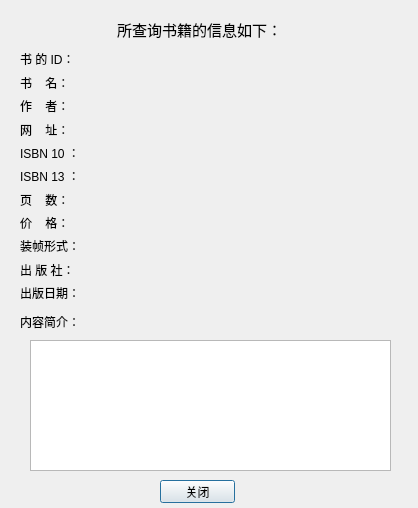
<?xml version="1.0" encoding="UTF-8"?>
<ui version="4.0">
 <class>Dialog</class>
 <widget class="QDialog" name="Dialog">
  <property name="geometry">
   <rect>
    <x>0</x>
    <y>0</y>
    <width>418</width>
    <height>508</height>
   </rect>
  </property>
  <property name="windowTitle">
   <string>Dialog</string>
  </property>
  <property name="styleSheet">
   <string notr="true">border-image: url(:/file/images/14023.jpg);


</string>
  </property>
  <widget class="QWidget" name="verticalLayoutWidget">
   <property name="geometry">
    <rect>
     <x>20</x>
     <y>50</y>
     <width>68</width>
     <height>251</height>
    </rect>
   </property>
   <layout class="QVBoxLayout" name="verticalLayout">
    <item>
     <widget class="QLabel" name="label_10">
      <property name="styleSheet">
       <string notr="true">border-image: \*url();
</string>
      </property>
      <property name="text">
       <string>书 的 ID：</string>
      </property>
     </widget>
    </item>
    <item>
     <widget class="QLabel" name="label">
      <property name="styleSheet">
       <string notr="true">border-image: \*url();

</string>
      </property>
      <property name="text">
       <string>书    名：</string>
      </property>
     </widget>
    </item>
    <item>
     <widget class="QLabel" name="label_2">
      <property name="styleSheet">
       <string notr="true">border-image: \*url();

</string>
      </property>
      <property name="text">
       <string>作    者：</string>
      </property>
     </widget>
    </item>
    <item>
     <widget class="QLabel" name="label_3">
      <property name="styleSheet">
       <string notr="true">border-image: \*url();

</string>
      </property>
      <property name="text">
       <string>网    址：</string>
      </property>
     </widget>
    </item>
    <item>
     <widget class="QLabel" name="label_4">
      <property name="styleSheet">
       <string notr="true">border-image: \*url();

</string>
      </property>
      <property name="text">
       <string>ISBN 10 ：</string>
      </property>
     </widget>
    </item>
    <item>
     <widget class="QLabel" name="label_12">
      <property name="styleSheet">
       <string notr="true">border-image: \*url();
</string>
      </property>
      <property name="text">
       <string>ISBN 13 ：</string>
      </property>
     </widget>
    </item>
    <item>
     <widget class="QLabel" name="label_5">
      <property name="styleSheet">
       <string notr="true">border-image: \*url();

</string>
      </property>
      <property name="text">
       <string>页    数：</string>
      </property>
     </widget>
    </item>
    <item>
     <widget class="QLabel" name="label_6">
      <property name="styleSheet">
       <string notr="true">border-image: \*url();

</string>
      </property>
      <property name="text">
       <string>价    格：</string>
      </property>
     </widget>
    </item>
    <item>
     <widget class="QLabel" name="label_13">
      <property name="styleSheet">
       <string notr="true">border-image: \*url();
</string>
      </property>
      <property name="text">
       <string>装帧形式：</string>
      </property>
     </widget>
    </item>
    <item>
     <widget class="QLabel" name="label_7">
      <property name="styleSheet">
       <string notr="true">border-image: \*url();

</string>
      </property>
      <property name="text">
       <string>出 版 社：</string>
      </property>
     </widget>
    </item>
    <item>
     <widget class="QLabel" name="label_8">
      <property name="styleSheet">
       <string notr="true">border-image: \*url();

</string>
      </property>
      <property name="text">
       <string>出版日期：</string>
      </property>
     </widget>
    </item>
   </layout>
  </widget>
  <widget class="QLabel" name="label_9">
   <property name="geometry">
    <rect>
     <x>20</x>
     <y>310</y>
     <width>59</width>
     <height>23</height>
    </rect>
   </property>
   <property name="styleSheet">
    <string notr="true">border-image: \*url();

</string>
   </property>
   <property name="text">
    <string>内容简介：</string>
   </property>
  </widget>
  <widget class="QWidget" name="verticalLayoutWidget_2">
   <property name="geometry">
    <rect>
     <x>90</x>
     <y>50</y>
     <width>311</width>
     <height>251</height>
    </rect>
   </property>
   <layout class="QVBoxLayout" name="verticalLayout_2">
    <item>
     <widget class="QLabel" name="shuID">
      <property name="styleSheet">
       <string notr="true">border-image: \*url();

</string>
      </property>
      <property name="text">
       <string/>
      </property>
     </widget>
    </item>
    <item>
     <widget class="QLabel" name="title">
      <property name="styleSheet">
       <string notr="true">border-image: \*url();

</string>
      </property>
      <property name="text">
       <string/>
      </property>
     </widget>
    </item>
    <item>
     <widget class="QLabel" name="author">
      <property name="styleSheet">
       <string notr="true">border-image: \*url();

</string>
      </property>
      <property name="text">
       <string/>
      </property>
     </widget>
    </item>
    <item>
     <widget class="QLabel" name="alt">
      <property name="styleSheet">
       <string notr="true">border-image: \*url();

</string>
      </property>
      <property name="text">
       <string/>
      </property>
     </widget>
    </item>
    <item>
     <widget class="QLabel" name="isbn10">
      <property name="styleSheet">
       <string notr="true">border-image: \*url();

</string>
      </property>
      <property name="text">
       <string/>
      </property>
     </widget>
    </item>
    <item>
     <widget class="QLabel" name="isbn13">
      <property name="styleSheet">
       <string notr="true">border-image: \*url();

</string>
      </property>
      <property name="text">
       <string/>
      </property>
     </widget>
    </item>
    <item>
     <widget class="QLabel" name="pages">
      <property name="styleSheet">
       <string notr="true">border-image: \*url();

</string>
      </property>
      <property name="text">
       <string/>
      </property>
     </widget>
    </item>
    <item>
     <widget class="QLabel" name="price">
      <property name="styleSheet">
       <string notr="true">border-image: \*url();

</string>
      </property>
      <property name="text">
       <string/>
      </property>
     </widget>
    </item>
    <item>
     <widget class="QLabel" name="binding">
      <property name="styleSheet">
       <string notr="true">border-image: \*url();

</string>
      </property>
      <property name="text">
       <string/>
      </property>
     </widget>
    </item>
    <item>
     <widget class="QLabel" name="publisher">
      <property name="styleSheet">
       <string notr="true">border-image: \*url();

</string>
      </property>
      <property name="text">
       <string/>
      </property>
     </widget>
    </item>
    <item>
     <widget class="QLabel" name="pubdate">
      <property name="styleSheet">
       <string notr="true">border-image: \*url();

</string>
      </property>
      <property name="text">
       <string/>
      </property>
     </widget>
    </item>
   </layout>
  </widget>
  <widget class="QPushButton" name="pushButton">
   <property name="geometry">
    <rect>
     <x>160</x>
     <y>480</y>
     <width>75</width>
     <height>23</height>
    </rect>
   </property>
   <property name="styleSheet">
    <string notr="true">border-image: \*url();

</string>
   </property>
   <property name="text">
    <string>关闭</string>
   </property>
  </widget>
  <widget class="QTextBrowser" name="summary">
   <property name="geometry">
    <rect>
     <x>30</x>
     <y>340</y>
     <width>361</width>
     <height>131</height>
    </rect>
   </property>
   <property name="styleSheet">
    <string notr="true">border-image: \*url();

</string>
   </property>
  </widget>
  <widget class="QLabel" name="label_11">
   <property name="geometry">
    <rect>
     <x>40</x>
     <y>10</y>
     <width>319</width>
     <height>39</height>
    </rect>
   </property>
   <property name="font">
    <font>
     <family>黑体</family>
     <pointsize>11</pointsize>
    </font>
   </property>
   <property name="styleSheet">
    <string notr="true">border-image: \*url();

</string>
   </property>
   <property name="text">
    <string>所查询书籍的信息如下：</string>
   </property>
   <property name="alignment">
    <set>Qt::AlignCenter</set>
   </property>
  </widget>
 </widget>
 <resources/>
 <connections>
  <connection>
   <sender>pushButton</sender>
   <signal>clicked()</signal>
   <receiver>Dialog</receiver>
   <slot>close()</slot>
   <hints>
    <hint type="sourcelabel">
     <x>157</x>
     <y>481</y>
    </hint>
    <hint type="destinationlabel">
     <x>167</x>
     <y>252</y>
    </hint>
   </hints>
  </connection>
 </connections>
</ui>
